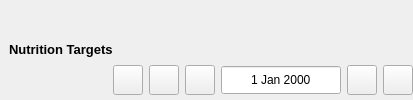
      <widget class="QWidget" name="page_daily_intake">
       <layout class="QHBoxLayout" name="horizontalLayout_dashboard">
        <property name="spacing">
         <number>0</number>
        </property>
        <property name="leftMargin">
         <number>0</number>
        </property>
        <property name="topMargin">
         <number>0</number>
        </property>
        <property name="rightMargin">
         <number>0</number>
        </property>
        <property name="bottomMargin">
         <number>0</number>
        </property>
        <item>
         <widget class="QFrame" name="frame_dashboard_left">
          <property name="sizePolicy">
           <sizepolicy hsizetype="Expanding" vsizetype="Preferred">
            <horstretch>0</horstretch>
            <verstretch>0</verstretch>
           </sizepolicy>
          </property>
          <property name="minimumSize">
           <size>
            <width>0</width>
            <height>0</height>
           </size>
          </property>
          <property name="maximumSize">
           <size>
            <width>16777215</width>
            <height>16777215</height>
           </size>
          </property>
          <property name="frameShape">
           <enum>QFrame::NoFrame</enum>
          </property>
          <property name="frameShadow">
           <enum>QFrame::Plain</enum>
          </property>
          <property name="lineWidth">
           <number>0</number>
          </property>
          <layout class="QVBoxLayout" name="verticalLayout_frame_dashboard_left">
           <property name="spacing">
            <number>0</number>
           </property>
           <property name="leftMargin">
            <number>0</number>
           </property>
           <property name="topMargin">
            <number>0</number>
           </property>
           <property name="rightMargin">
            <number>0</number>
           </property>
           <property name="bottomMargin">
            <number>0</number>
           </property>
           <item>
            <widget class="QFrame" name="frame_totals_diagram">
             <property name="frameShape">
              <enum>QFrame::NoFrame</enum>
             </property>
             <property name="frameShadow">
              <enum>QFrame::Plain</enum>
             </property>
             <property name="lineWidth">
              <number>0</number>
             </property>
             <layout class="QVBoxLayout" name="verticalLayout_frame_totals_diagram">
              <property name="spacing">
               <number>0</number>
              </property>
              <property name="leftMargin">
               <number>0</number>
              </property>
              <property name="topMargin">
               <number>0</number>
              </property>
              <property name="rightMargin">
               <number>0</number>
              </property>
              <property name="bottomMargin">
               <number>0</number>
              </property>
             </layout>
            </widget>
           </item>
           <item>
            <widget class="QFrame" name="frame_nutrition_targets">
             <property name="frameShape">
              <enum>QFrame::NoFrame</enum>
             </property>
             <property name="frameShadow">
              <enum>QFrame::Plain</enum>
             </property>
             <property name="lineWidth">
              <number>0</number>
             </property>
             <layout class="QVBoxLayout" name="verticalLayout_3">
              <property name="spacing">
               <number>0</number>
              </property>
              <property name="leftMargin">
               <number>9</number>
              </property>
              <property name="topMargin">
               <number>0</number>
              </property>
              <property name="rightMargin">
               <number>0</number>
              </property>
              <property name="bottomMargin">
               <number>0</number>
              </property>
              <item>
               <widget class="QLabel" name="label_nutrition_targets">
                <property name="text">
                 <string>&lt;html&gt;&lt;head/&gt;&lt;body&gt;&lt;p&gt;&lt;span style=&quot; font-size:10pt; font-weight:600;&quot;&gt;Nutrition Targets&lt;/span&gt;&lt;/p&gt;&lt;/body&gt;&lt;/html&gt;</string>
                </property>
                <property name="textFormat">
                 <enum>Qt::RichText</enum>
                </property>
               </widget>
              </item>
             </layout>
            </widget>
           </item>
           <item>
            <widget class="QFrame" name="frame_intake_target">
             <property name="frameShape">
              <enum>QFrame::NoFrame</enum>
             </property>
             <property name="frameShadow">
              <enum>QFrame::Plain</enum>
             </property>
             <property name="lineWidth">
              <number>0</number>
             </property>
             <layout class="QHBoxLayout" name="horizontalLayout_frame_intake_target"/>
            </widget>
           </item>
          </layout>
         </widget>
        </item>
        <item alignment="Qt::AlignTop">
         <widget class="QFrame" name="frame_dashboard_right">
          <property name="sizePolicy">
           <sizepolicy hsizetype="Expanding" vsizetype="Preferred">
            <horstretch>0</horstretch>
            <verstretch>0</verstretch>
           </sizepolicy>
          </property>
          <property name="minimumSize">
           <size>
            <width>0</width>
            <height>0</height>
           </size>
          </property>
          <property name="frameShape">
           <enum>QFrame::NoFrame</enum>
          </property>
          <property name="frameShadow">
           <enum>QFrame::Plain</enum>
          </property>
          <property name="lineWidth">
           <number>0</number>
          </property>
          <layout class="QVBoxLayout" name="verticalLayout_frame_dashboard_right">
           <property name="spacing">
            <number>0</number>
           </property>
           <property name="leftMargin">
            <number>0</number>
           </property>
           <property name="topMargin">
            <number>0</number>
           </property>
           <property name="rightMargin">
            <number>0</number>
           </property>
           <property name="bottomMargin">
            <number>0</number>
           </property>
           <item>
            <widget class="QFrame" name="frame_calendar">
             <property name="minimumSize">
              <size>
               <width>0</width>
               <height>50</height>
              </size>
             </property>
             <property name="frameShape">
              <enum>QFrame::NoFrame</enum>
             </property>
             <property name="frameShadow">
              <enum>QFrame::Plain</enum>
             </property>
             <property name="lineWidth">
              <number>0</number>
             </property>
             <layout class="QVBoxLayout" name="verticalLayout_frame_calendar">
              <property name="spacing">
               <number>0</number>
              </property>
              <property name="leftMargin">
               <number>0</number>
              </property>
              <property name="topMargin">
               <number>0</number>
              </property>
              <property name="rightMargin">
               <number>0</number>
              </property>
              <property name="bottomMargin">
               <number>0</number>
              </property>
             </layout>
            </widget>
           </item>
           <item alignment="Qt::AlignLeft">
            <widget class="QFrame" name="frame_daily_intake_buttons">
             <property name="minimumSize">
              <size>
               <width>0</width>
               <height>50</height>
              </size>
             </property>
             <property name="maximumSize">
              <size>
               <width>16777215</width>
               <height>40</height>
              </size>
             </property>
             <property name="frameShape">
              <enum>QFrame::NoFrame</enum>
             </property>
             <property name="frameShadow">
              <enum>QFrame::Plain</enum>
             </property>
             <property name="lineWidth">
              <number>0</number>
             </property>
             <layout class="QHBoxLayout" name="horizontalLayout_2">
              <property name="leftMargin">
               <number>0</number>
              </property>
              <property name="topMargin">
               <number>0</number>
              </property>
              <property name="rightMargin">
               <number>0</number>
              </property>
              <property name="bottomMargin">
               <number>0</number>
              </property>
              <item>
               <widget class="QPushButton" name="pushButton_add_catalogue_item">
                <property name="minimumSize">
                 <size>
                  <width>30</width>
                  <height>30</height>
                 </size>
                </property>
                <property name="maximumSize">
                 <size>
                  <width>30</width>
                  <height>30</height>
                 </size>
                </property>
                <property name="text">
                 <string/>
                </property>
               </widget>
              </item>
              <item>
               <widget class="QPushButton" name="pushButton_add_recipe_item">
                <property name="minimumSize">
                 <size>
                  <width>30</width>
                  <height>30</height>
                 </size>
                </property>
                <property name="maximumSize">
                 <size>
                  <width>30</width>
                  <height>30</height>
                 </size>
                </property>
                <property name="text">
                 <string/>
                </property>
               </widget>
              </item>
              <item>
               <widget class="QPushButton" name="pushButton_previous_date">
                <property name="minimumSize">
                 <size>
                  <width>30</width>
                  <height>30</height>
                 </size>
                </property>
                <property name="maximumSize">
                 <size>
                  <width>30</width>
                  <height>30</height>
                 </size>
                </property>
                <property name="text">
                 <string/>
                </property>
               </widget>
              </item>
              <item>
               <widget class="QDateEdit" name="dateEdit_daily_intake_date">
                <property name="minimumSize">
                 <size>
                  <width>120</width>
                  <height>30</height>
                 </size>
                </property>
                <property name="maximumSize">
                 <size>
                  <width>120</width>
                  <height>16777215</height>
                 </size>
                </property>
                <property name="alignment">
                 <set>Qt::AlignCenter</set>
                </property>
                <property name="readOnly">
                 <bool>true</bool>
                </property>
                <property name="buttonSymbols">
                 <enum>QAbstractSpinBox::NoButtons</enum>
                </property>
                <property name="calendarPopup">
                 <bool>false</bool>
                </property>
               </widget>
              </item>
              <item>
               <widget class="QPushButton" name="pushButton_next_date">
                <property name="minimumSize">
                 <size>
                  <width>30</width>
                  <height>30</height>
                 </size>
                </property>
                <property name="maximumSize">
                 <size>
                  <width>30</width>
                  <height>30</height>
                 </size>
                </property>
                <property name="text">
                 <string/>
                </property>
               </widget>
              </item>
              <item>
               <widget class="QPushButton" name="pushButton_calendar_toggle">
                <property name="minimumSize">
                 <size>
                  <width>30</width>
                  <height>30</height>
                 </size>
                </property>
                <property name="maximumSize">
                 <size>
                  <width>30</width>
                  <height>30</height>
                 </size>
                </property>
                <property name="text">
                 <string/>
                </property>
                <property name="checkable">
                 <bool>true</bool>
                </property>
               </widget>
              </item>
             </layout>
            </widget>
           </item>
          </layout>
         </widget>
        </item>
       </layout>
      </widget>
